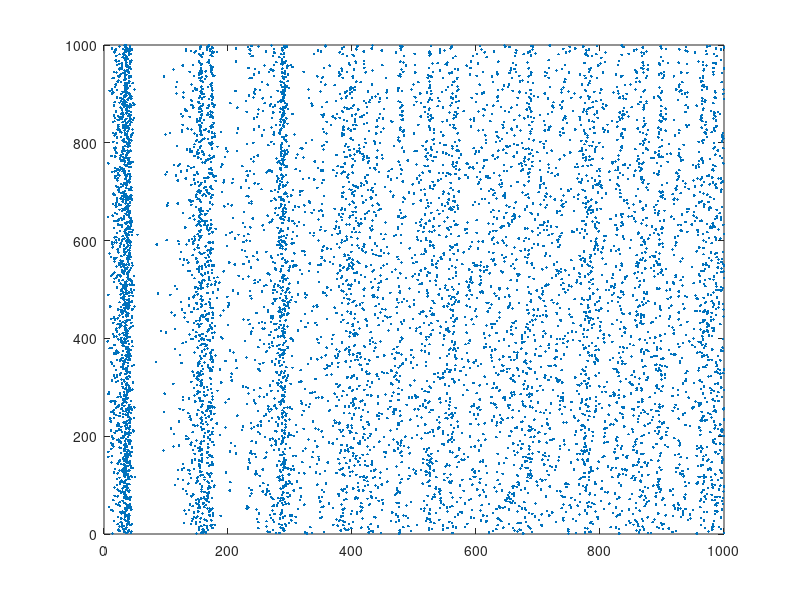

MATLAB code for this plot:
%function izhikevich()
%excitatory neurons         %inhibitory neurons
Ne = 800;                   Ni = 200;
re = rand(Ne, 1);           ri = rand(Ni,1);
%a = time scale of recovery variable u
%smaller values = slower recovery
a = [0.02*ones(Ne,1);       0.02+0.08*ri];
%influences membrane resting potential
%specifically the sensitivity of 
%recovery variable u to subthreshold v
%fluctuations
b = [0.2*ones(Ne,1);        0.25-0.05*ri];
%c = after-spike reset value of v
%because of fast high-threshold K+ conductance
c = [-65+15*re.^2;          -65*ones(Ni,1)];
%after-spike reset of recov var u
%caused by slow high-threshold K+ and Na+ conductances
d = [8-6*re.^2;             2*ones(Ni,1)];
S = [0.5*rand(Ne+Ni,Ne),    -rand(Ne+Ni,Ni)];

v = -65*ones(Ne+Ni,1); %initial vals of v
%u = membrane recovery variable
u = b.*v;              %initial vals of b
firings = [];          %spike timings

for t = 1:1000
    I = [5*randn(Ne,1); 2*randn(Ni,1)]; %thalamic input 
                                       %(5 and 2 hz for ex and in)    
    fired = find(v>= 30); %indiced of neurons that spiked
    firings = [firings; t+0*fired,fired];
    v(fired) = c(fired);
    u(fired) = u(fired) + d(fired);
    I = I + sum(S(:,fired),2);
    v = v + 0.5*(0.04*v.^2 + 5*v + 140 - u + I);
    v = v + 0.5*(0.04*v.^2 + 5*v + 140 - u + I);
    u = u + a.*(b.*v - u);
end;
plot(firings(:,1), firings(:,2),'.');




